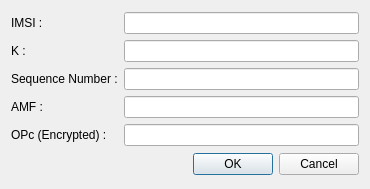
<ui version="4.0" >
 <class>softsim_ui_pluginClass</class>
 <widget class="QDialog" name="softsim_ui_pluginClass" >
  <property name="geometry" >
   <rect>
    <x>0</x>
    <y>0</y>
    <width>370</width>
    <height>189</height>
   </rect>
  </property>
  <property name="windowTitle" >
   <string>3G Soft SIM Configuration</string>
  </property>
  <layout class="QVBoxLayout" >
   <item>
    <layout class="QGridLayout" >
     <item row="0" column="0" >
      <widget class="QLabel" name="label" >
       <property name="text" >
        <string>IMSI :</string>
       </property>
      </widget>
     </item>
     <item row="0" column="1" >
      <widget class="QLineEdit" name="imsi" >
       <property name="maxLength" >
        <number>18</number>
       </property>
      </widget>
     </item>
     <item row="1" column="0" >
      <widget class="QLabel" name="label_2" >
       <property name="text" >
        <string>K :</string>
       </property>
      </widget>
     </item>
     <item row="1" column="1" >
      <widget class="QLineEdit" name="ki" >
       <property name="maxLength" >
        <number>32</number>
       </property>
      </widget>
     </item>
     <item row="2" column="0" >
      <widget class="QLabel" name="label_3" >
       <property name="text" >
        <string>Sequence Number :</string>
       </property>
      </widget>
     </item>
     <item row="2" column="1" >
      <widget class="QLineEdit" name="sqn" >
       <property name="maxLength" >
        <number>12</number>
       </property>
      </widget>
     </item>
     <item row="3" column="0" >
      <widget class="QLabel" name="label_4" >
       <property name="text" >
        <string>AMF :</string>
       </property>
      </widget>
     </item>
     <item row="3" column="1" >
      <widget class="QLineEdit" name="amf" >
       <property name="maxLength" >
        <number>4</number>
       </property>
      </widget>
     </item>
     <item row="4" column="0" >
      <widget class="QLabel" name="label_5" >
       <property name="text" >
        <string>OPc (Encrypted) :</string>
       </property>
      </widget>
     </item>
     <item row="4" column="1" >
      <widget class="QLineEdit" name="opc" >
       <property name="maxLength" >
        <number>32</number>
       </property>
      </widget>
     </item>
    </layout>
   </item>
   <item>
    <widget class="QDialogButtonBox" name="buttonBox" >
     <property name="standardButtons" >
      <set>QDialogButtonBox::Cancel|QDialogButtonBox::NoButton|QDialogButtonBox::Ok</set>
     </property>
    </widget>
   </item>
  </layout>
 </widget>
 <layoutdefault spacing="6" margin="11" />
 <resources/>
 <connections/>
</ui>
